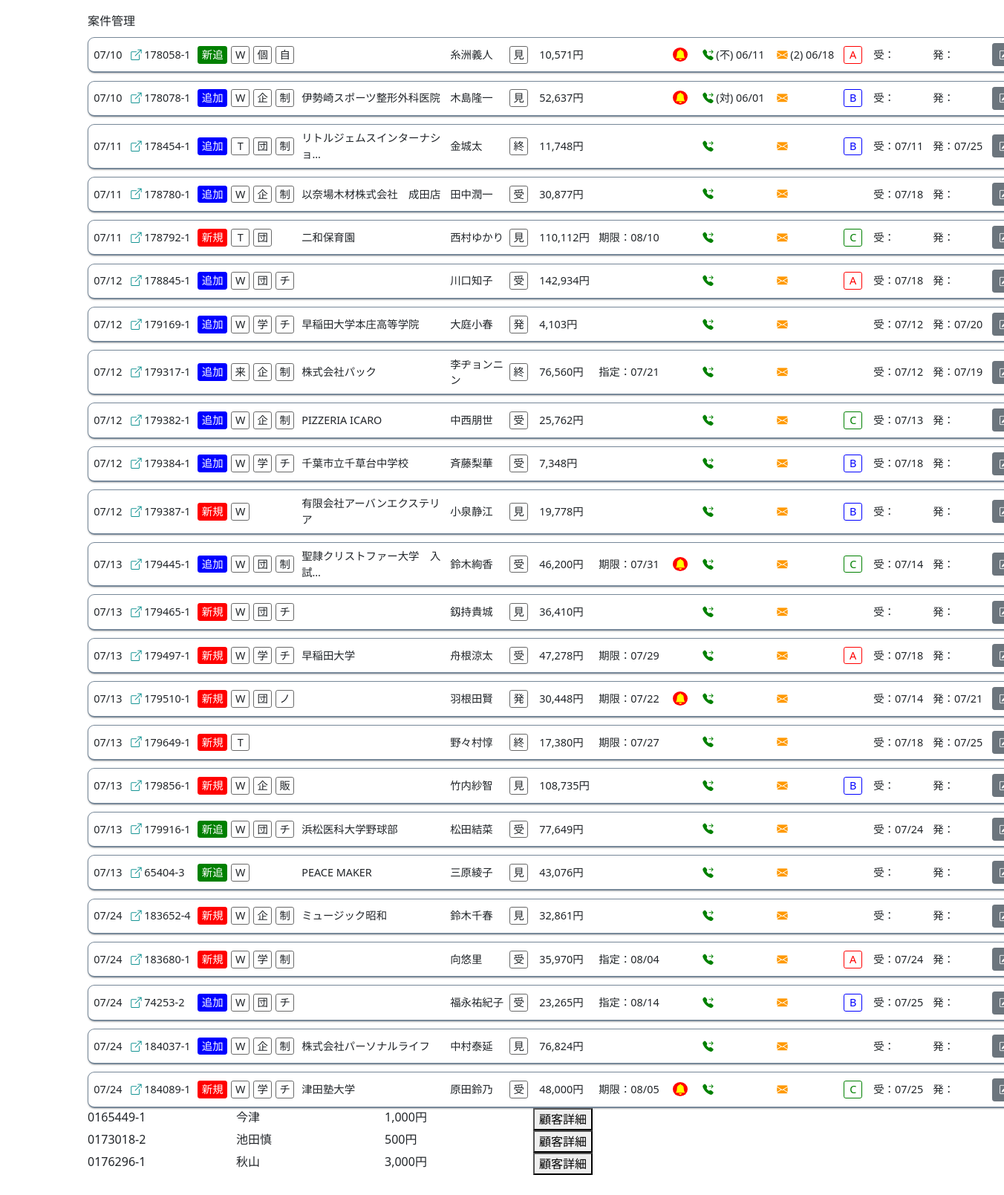
The page / on the database its author committed.
### sfa/models.py (models this page shows, shortened)
class Testdata(models.Model):
    mitsu_id=models.CharField("見積ID",max_length=10)
    mitsu_num=models.CharField("見積番号",max_length=10)
    mitsu_ver=models.CharField("見積バージョン",max_length=10)
    status=models.CharField("ステータス",max_length=10)
    order_kubun=models.CharField("注文区分",max_length=10)
    use_kubun=models.CharField("利用区分",max_length=10,blank=True)
    use_youto=models.CharField("使用用途",max_length=30,blank=True)
    nouhin_kigen=models.CharField("納品期限日",max_length=10,blank=True)
    nouhin_shitei=models.CharField("納品指定日",max_length=10,blank=True)
    mitsu_day=models.CharField("初回見積日",max_length=10)
    juchu_day=models.CharField("受注日",max_length=10,blank=True)
    hassou_day=models.CharField("発送完了日",max_length=10,blank=True)
    cus_id=models.CharField("顧客ID",max_length=10)
    sei=models.CharField("姓",max_length=10)
    mei=models.CharField("名",max_length=10)
    mail=models.CharField("メール",max_length=50,blank=True)
    pref=models.CharField("都道府県",max_length=10)
    com=models.CharField("会社名",max_length=50,blank=True)
    keiro=models.CharField("流入経路",max_length=10)
    money=models.IntegerField("金額",default=0)
    kakudo=models.CharField("確度",max_length=5,blank=True)
    alert=models.IntegerField("アラート",default=0)

### sfa/views.py (the view)
# urls.py: path('', index, name="index"),
def index(request):
    ins=Testdata.objects.all()
    list=[]
    for i in ins:
        dic={}
        dic["mitsu_id"]=i.mitsu_id
        dic["cus_id"]=i.cus_id
        dic["mitsu_day"]=i.mitsu_day[5:].replace("-","/")
        dic["mitsu_num"]=i.mitsu_num + "-" + i.mitsu_ver
        dic["order_kubun"]=i.order_kubun
        dic["keiro"]=i.keiro[:1]
        dic["use_kubun"]=i.use_kubun[:1]
        d={"チームウェア・アイテム":"チ","制服・スタッフウェア":"制","販促・ノベルティ":"ノ",
          "記念品・贈答品":"記","販売":"販","自分用":"自","その他":"他","":""}
        dic["use_youto"]=d[i.use_youto]
        dic["com"]=i.com
        dic["cus"]=i.sei + i.mei
        d={"見積送信":"見","イメージ":"イ","受注":"受","発送完了":"発","終了":"終","失注":"失","連絡待ち":"待"}
        dic["status"]=d[i.status]
        dic["money"]=i.money
        if i.nouhin_kigen != "":
            dic["nouki"]="期限：" + i.nouhin_kigen[5:].replace("-","/")
        elif i.nouhin_shitei != "":
            dic["nouki"]="指定：" +i.nouhin_shitei[5:].replace("-","/")
        else:
            dic["nouki"]=""
        dic["kakudo"]=i.kakudo
        dic["juchu"]=i.juchu_day[5:].replace("-","/")
        dic["hassou"]=i.hassou_day[5:].replace("-","/")
        if Sfa_action.objects.filter(mitsu_id=i.mitsu_id,type=1).count() > 0:
            act_tel=Sfa_action.objects.filter(mitsu_id=i.mitsu_id,type=1).latest("day")
            dic["tel"]="(" + act_tel.tel_result[:1] + ") " + act_tel.day[5:].replace("-","/")
        else:
            dic["tel"]=""
        mail_count=Sfa_action.objects.filter(mitsu_id=i.mitsu_id,type=2).count()
        if mail_count > 0:
            act_mail=Sfa_action.objects.filter(mitsu_id=i.mitsu_id,type=2).latest("day")
            dic["mail"]="(" + str(mail_count) + ") " + act_mail.day[5:].replace("-","/")
        else:
            dic["mail"]=""
        dic["alert"]=i.alert
        list.append(dic)
    return render(request,"sfa/index.html",{"list":list})

### sfa/templates/sfa/index.html (shortened to what this page needs)
{% load static %}
{% load humanize %}
<!DOCTYPE html>
<html lang="ja">
<head>
    <link rel="stylesheet" href="{% static 'main.css' %}">
    <link href="https://cdn.jsdelivr.net/npm/bootstrap@5.0.2/dist/css/bootstrap.min.css" rel="stylesheet">
    <link rel="stylesheet" href="https://cdn.jsdelivr.net/npm/bootstrap-icons@1.8.0/font/bootstrap-icons.css">
</head>
<body>
    <div class="container mt-3 mb-5">
        <div style="margin: 0 auto; width: 1300px;">
            案件管理
            {% for i in list %}
            <div class="flex sfa_main" style="font-size: 0.9em;">
                <div style="width: 50px;">{{i.mitsu_day}}</div>
                <div style="width: 90px;">
                    <span style="color: #008b8b;"><i class="bi bi-box-arrow-up-right"></i></span> {{i.mitsu_num}}
                </div>
                <div style="width: 45px;">
                    {% if i.order_kubun == "新規" %}
                        <div class="order order_1">新規</div>
                    {% elif i.order_kubun == "追加" %}
                        <div class="order order_2">追加</div>
                    {% elif i.order_kubun == "追加新柄" %}
                        <div class="order order_3">新追</div>
                    {% endif %}
                </div>
                <div style="width: 30px;">
                    {% if i.keiro %}<div class="order_use">{{i.keiro}}</div>{% endif %}
                </div>
                <div style="width: 30px;">
                    {% if i.use_kubun %}<div class="order_use">{{i.use_kubun}}</div>{% endif %}
                </div>
                <div style="width: 35px;">
                    {% if i.use_youto %}<div class="order_use">{{i.use_youto}}</div>{% endif %}
                </div>
                <div style="width: 200px;">{{i.com | truncatechars:15}}</div>
                <div style="width: 80px;">{{i.cus | truncatechars:6}}</div>
                <div style="width: 40px;"><div class="order_use">{{i.status}}</div></div>
                <div style="width: 80px;">{{i.money | intcomma}}円</div>
                <div style="width: 100px;">{{i.nouki}}</div>
                <div style="width: 40px;">
                    {% if i.alert == 1 %}
                    <span class="bell"><i class="bi bi-bell-fill"></i></span>
                    {% endif %}
                </div>
                <div style="width: 100px;">
                    <span style="color: green;"><i class="bi bi-telephone-forward-fill"></i></span>
                    {{i.tel}}
                </div>
                <div style="width: 90px;">
                    <span style="color: #ff9900;"><i class="bi bi-envelope-fill"></i></span>
                    {{i.mail}}
                </div>
                <div style="width: 40px;">
                    {% if i.kakudo == "A" %}
                        <div class="kakudo kakudo_A">A</div>
                    {% elif i.kakudo == "B" %}
                        <div class="kakudo kakudo_B">B</div>
                    {% elif i.kakudo == "C" %}
                        <div class="kakudo kakudo_C">C</div>
                    {% endif %}</div>
                <div style="width: 80px;">受：{{i.juchu}}</div>
                <div style="width: 80px;">発：{{i.hassou}}</div>
                <div style="width: 40px;" id="{{i.mitsu_id}}" name="sfa_list">
                    <button type="button" class="btn btn-secondary btn-sm">
                        <i class="bi bi-pencil-square"></i>
                    </button>
                </div>
            </div>
            {% endfor %}
            <div>
                <div class="flex2 title2" id="184960" name="est_list">
                    <div style="width: 200px;">0165449-1</div>
                    <div style="width: 200px;">今津</div>
                    <div style="width: 200px;">1,000円</div>
                    <div><button>顧客詳細</button></div>
                </div>
                <div class="flex2 title2" id="810077" name="est_list">
                    <div style="width: 200px;">0173018-2</div>
                    <div style="width: 200px;">池田慎</div>
                    <div style="width: 200px;">500円</div>
                    <div><button>顧客詳細</button></div>
                </div>
                <div class="flex2 title2" id="157017" name="est_list">
                    <div style="width: 200px;">0176296-1</div>
                    <div style="width: 200px;">秋山</div>
                    <div style="width: 200px;">3,000円</div>
                    <div><button>顧客詳細</button></div>
                </div>
            </div>
        </div>
    </div>
</body>
</html>

### crm/static/main.css (style rules this page uses)
.flex { display: flex; flex-wrap: wrap; align-items: center; }
.flex2 { display: flex; flex-wrap: wrap; }
.sfa_main { padding: 0.5em 0.5em; background: #FFF; margin-top: 0.7em; border: solid 0.5px lightslategray; border-bottom: solid 2px lightslategray; box-shadow: 0px 1px 2px rgba(0, 0, 0, 0.25); border-radius: 9px; }
.bell { border-radius: 50%; background: red; color: yellow; padding: 0 0.2em; text-align: center; }
.order { color:white; width: 40px; padding: 0 0.2em; border-radius: 0.2em; text-align: center; }
.order_1 { background-color: red; border: 1px solid red; }
.order_2 { background-color: blue; border: 1px solid blue; }
.order_3 { background-color: green; border: 1px solid green; }
.order_use { background-color: white; border: 1px solid #686868; width: 25px; padding: 0 0.2em; border-radius: 0.2em; text-align: center; }
.kakudo { background-color: white; width: 25px; padding: 0 0.2em; border-radius: 0.2em; text-align: center; }
.kakudo_A { color:red; border: 1px solid red; }
.kakudo_B { color:blue; border: 1px solid blue; }
.kakudo_C { color:green; border: 1px solid green; }

### rows shown on the page
Testdata: com "伊勢崎スポーツ整形外科医院"
Testdata: com "リトルジェムスインターナショ…"
Testdata: com "以奈場木材株式会社 成田店"
Testdata: com "二和保育園"
Testdata: com "早稲田大学本庄高等学院"
Testdata: com "株式会社パック"
Testdata: com "PIZZERIA ICARO"
Testdata: com "千葉市立千草台中学校"
Testdata: com "有限会社アーバンエクステリア"
Testdata: com "聖隷クリストファー大学 入試…"
Testdata: com "早稲田大学"
Testdata: com "浜松医科大学野球部"
Testdata: com "PEACE MAKER"
Testdata: com "ミュージック昭和"
Testdata: com "株式会社パーソナルライフ"
Testdata: com "津田塾大学"

### other values the page prints
{{ i.mitsu_day }} "07/10" "07/10" "07/11" "07/11" "07/11" "07/12" "07/12" "07/12" "07/12" "07/12" "07/12" "07/13" "07/13" "07/13" "07/13" "07/13" "07/13" "07/13" "07/13" "07/24" "07/24" "07/24" "07/24" "07/24"
{{ i.mitsu_num }} "178058-1" "178078-1" "178454-1" "178780-1" "178792-1" "178845-1" "179169-1" "179317-1" "179382-1" "179384-1" "179387-1" "179445-1" "179465-1" "179497-1" "179510-1" "179649-1" "179856-1" "179916-1" "65404-3" "183652-4" "183680-1" "74253-2" "184037-1" "184089-1"
{{ i.keiro }} "W" "W" "T" "W" "T" "W" "W" "来" "W" "W" "W" "W" "W" "W" "W" "T" "W" "W" "W" "W" "W" "W" "W" "W"
{{ i.use_kubun }} "個" "企" "団" "企" "団" "団" "学" "企" "企" "学" "団" "団" "学" "団" "企" "団" "企" "学" "団" "企" "学"
{{ i.use_youto }} "自" "制" "制" "制" "チ" "チ" "制" "制" "チ" "制" "チ" "チ" "ノ" "販" "チ" "制" "制" "チ" "制" "チ"
{{ i.cus | truncatechars:6 }} "糸洲義人" "木島隆一" "金城太" "田中潤一" "西村ゆかり" "川口知子" "大庭小春" "李ヂョンニン" "中西朋世" "斉藤梨華" "小泉静江" "鈴木絢香" "釼持貴城" "舟根涼太" "羽根田賢" "野々村惇" "竹内紗智" "松田結菜" "三原綾子" "鈴木千春" "向悠里" "福永祐紀子" "中村泰延" "原田鈴乃"
{{ i.status }} "見" "見" "終" "受" "見" "受" "発" "終" "受" "受" "見" "受" "見" "受" "発" "終" "見" "受" "見" "見" "受" "受" "見" "受"
{{ i.money | intcomma }} "10,571" "52,637" "11,748" "30,877" "110,112" "142,934" "4,103" "76,560" "25,762" "7,348" "19,778" "46,200" "36,410" "47,278" "30,448" "17,380" "108,735" "77,649" "43,076" "32,861" "35,970" "23,265" "76,824" "48,000"
{{ i.tel }} "(不) 06/11" "(対) 06/01"
{{ i.mail }} "(2) 06/18"
{{ i.juchu }} "07/11" "07/18" "07/18" "07/12" "07/12" "07/13" "07/18" "07/14" "07/18" "07/14" "07/18" "07/24" "07/24" "07/25" "07/25"
{{ i.hassou }} "07/25" "07/20" "07/19" "07/21" "07/25"
{{ i.nouki }} "期限：08/10" "指定：07/21" "期限：07/31" "期限：07/29" "期限：07/22" "期限：07/27" "指定：08/04" "指定：08/14" "期限：08/05"
